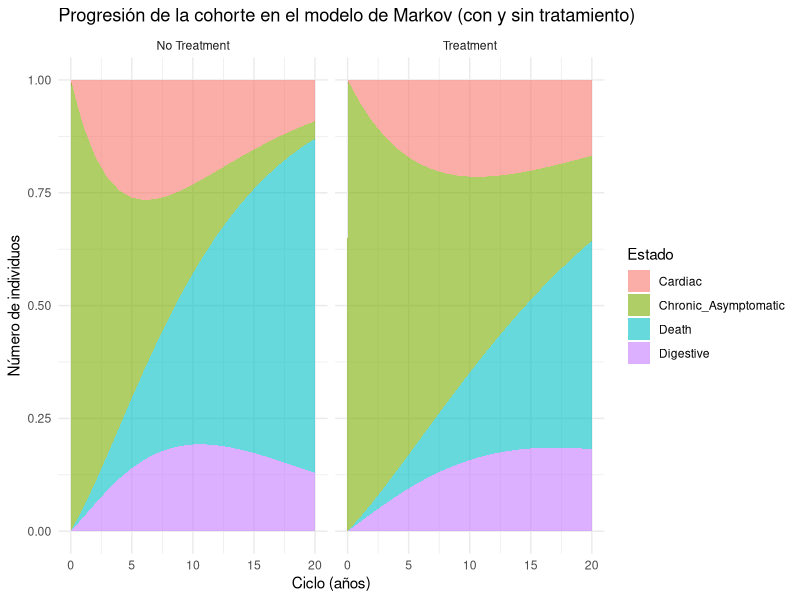
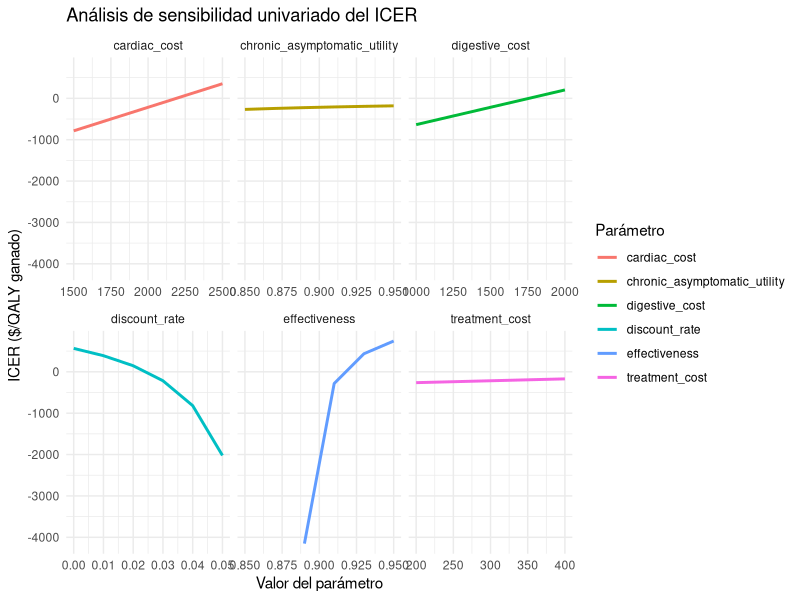
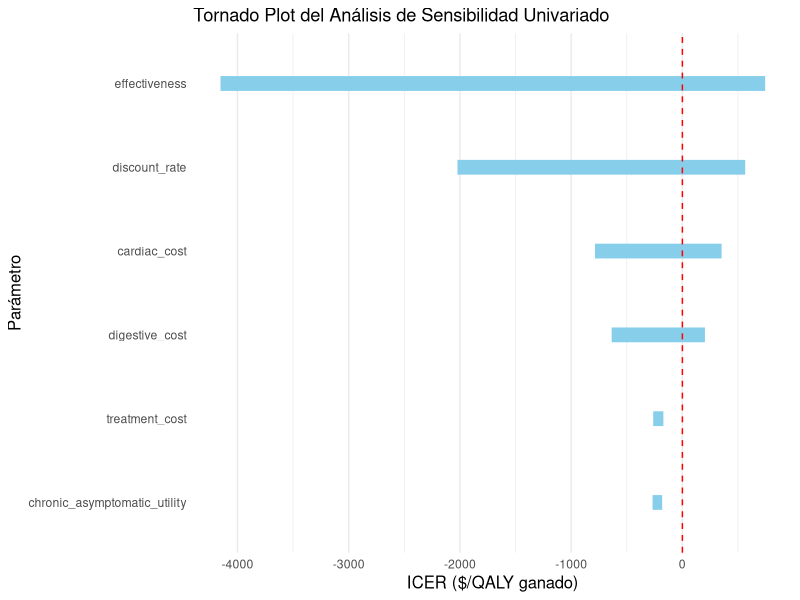

Generate these figures, in order, with R: (Note: this script raises an error after producing the figures.)
## ---- chunk 1
knitr::opts_chunk$set(echo = TRUE)
## ---- chunk 2
# Paquetes necesarios
library(dplyr)
library(ggplot2)
library(MASS)
## ---- chunk 3
# Definir parámetros del modelo
horizon <- 20            # Horizonte temporal (en años)
cycle_length <- 1        # Longitud de cada ciclo (en años)
discount_rate <- 0.03    # Tasa de descuento anual

# Estados de salud
states <- c("Chronic_Asymptomatic", "Cardiac", "Digestive", "Death")

# Probabilidades de transición para el brazo SIN intervención
transition_matrix_no_treatment <- matrix(
  c(0.85, 0.10, 0.03, 0.02,  # De Chronic_Asymptomatic
    0.00, 0.85, 0.10, 0.05,  # De Cardiac
    0.00, 0.00, 0.85, 0.15,  # De Digestive
    0.00, 0.00, 0.00, 1.00), # De Death
  byrow = TRUE,
  nrow = length(states),
  dimnames = list(states, states)
)

# Probabilidades de transición para el brazo CON tratamiento (Benznidazol)
transition_matrix_treatment <- matrix(
  c(0.92, 0.05, 0.02, 0.01,  # De Chronic_Asymptomatic (mayor estabilidad)
    0.00, 0.90, 0.07, 0.03,  # De Cardiac (menor progresión)
    0.00, 0.00, 0.90, 0.10,  # De Digestive (menor progresión)
    0.00, 0.00, 0.00, 1.00), # De Death
  byrow = TRUE,
  nrow = length(states),
  dimnames = list(states, states)
)

# Costos y utilidades asociadas a cada estado
costs <- c(Chronic_Asymptomatic = 100, Cardiac = 2000, Digestive = 1500, Death = 0)
utilities <- c(Chronic_Asymptomatic = 0.90, Cardiac = 0.50, Digestive = 0.60, Death = 0.00)

# Costo adicional del tratamiento con benznidazol
treatment_cost <- 300  # Costo único del tratamiento por paciente (USD)

# Estado inicial de la cohorte (todos inician en Chronic_Asymptomatic)
initial_cohort <- c(1, 0, 0, 0)  # 100% comienza en Chronic_Asymptomatic

# Crear matrices para almacenar resultados
state_counts_no_treatment <- matrix(0, nrow = horizon + 1, ncol = length(states))
state_counts_treatment <- matrix(0, nrow = horizon + 1, ncol = length(states))
state_counts_no_treatment[1, ] <- initial_cohort
state_counts_treatment[1, ] <- initial_cohort

total_costs_no_treatment <- numeric(horizon)
total_costs_treatment <- numeric(horizon)
total_QALYs_no_treatment <- numeric(horizon)
total_QALYs_treatment <- numeric(horizon)

# Simulación del modelo de Markov
for (cycle in 1:horizon) {
  # Sin tratamiento
  state_counts_no_treatment[cycle + 1, ] <- state_counts_no_treatment[cycle, ] %*% transition_matrix_no_treatment
  total_costs_no_treatment[cycle] <- sum(state_counts_no_treatment[cycle, ] * costs)
  total_QALYs_no_treatment[cycle] <- sum(state_counts_no_treatment[cycle, ] * utilities)
  
  # Con tratamiento
  state_counts_treatment[cycle + 1, ] <- state_counts_treatment[cycle, ] %*% transition_matrix_treatment
  total_costs_treatment[cycle] <- sum(state_counts_treatment[cycle, ] * costs)
  total_QALYs_treatment[cycle] <- sum(state_counts_treatment[cycle, ] * utilities)
}

# Agregar el costo único del tratamiento en el primer ciclo para el brazo de intervención
total_costs_treatment[1] <- total_costs_treatment[1] + sum(initial_cohort) * treatment_cost

# Descuento de costos y QALYs
discount_factors <- (1 / (1 + discount_rate))^(0:(horizon - 1))
discounted_costs_no_treatment <- total_costs_no_treatment * discount_factors
discounted_costs_treatment <- total_costs_treatment * discount_factors
discounted_QALYs_no_treatment <- total_QALYs_no_treatment * discount_factors
discounted_QALYs_treatment <- total_QALYs_treatment * discount_factors

# Resultados acumulados
total_cost_no_treatment <- sum(discounted_costs_no_treatment)
total_cost_treatment <- sum(discounted_costs_treatment)
total_QALY_no_treatment <- sum(discounted_QALYs_no_treatment)
total_QALY_treatment <- sum(discounted_QALYs_treatment)

# Imprimir resultados
cat("Brazo sin tratamiento:\n")
cat("Costos totales descontados: $", round(total_cost_no_treatment, 2), "\n")
cat("QALYs totales descontados: ", round(total_QALY_no_treatment, 2), "\n\n")

cat("Brazo con tratamiento (Benznidazol):\n")
cat("Costos totales descontados: $", round(total_cost_treatment, 2), "\n")
cat("QALYs totales descontados: ", round(total_QALY_treatment, 2), "\n")
## ---- chunk 4
# Visualización de la progresión de la cohorte en ambos brazos
state_counts_df_no_treatment <- as.data.frame(state_counts_no_treatment)
state_counts_df_treatment <- as.data.frame(state_counts_treatment)
colnames(state_counts_df_no_treatment) <- states
colnames(state_counts_df_treatment) <- states
state_counts_df_no_treatment$Cycle <- 0:horizon
state_counts_df_treatment$Cycle <- 0:horizon

state_counts_long_no_treatment <- state_counts_df_no_treatment %>%
  tidyr::pivot_longer(cols = -Cycle, names_to = "State", values_to = "Count") %>%
  mutate(Arm = "No Treatment")

state_counts_long_treatment <- state_counts_df_treatment %>%
  tidyr::pivot_longer(cols = -Cycle, names_to = "State", values_to = "Count") %>%
  mutate(Arm = "Treatment")

state_counts_long <- bind_rows(state_counts_long_no_treatment, state_counts_long_treatment)

ggplot(state_counts_long, aes(x = Cycle, y = Count, fill = State)) +
  geom_area(alpha = 0.6) +
  facet_wrap(~Arm) +
  labs(
    title = "Progresión de la cohorte en el modelo de Markov (con y sin tratamiento)",
    x = "Ciclo (años)",
    y = "Número de individuos",
    fill = "Estado"
  ) +
  theme_minimal()
## ---- chunk 5
# Cálculo de los ICER
incremental_cost <- total_cost_treatment - total_cost_no_treatment
incremental_QALY <- total_QALY_treatment - total_QALY_no_treatment

if (incremental_QALY > 0) {
  ICER <- incremental_cost / incremental_QALY
  cat("ICER: $", round(ICER, 2), " por QALY ganado\n")
} else {
  cat("No se puede calcular el ICER porque el tratamiento no genera más QALYs.\n")
}

# Resumen de resultados
cat("\nResumen de resultados:\n")
cat("Costos totales (sin tratamiento): $", round(total_cost_no_treatment, 2), "\n")
cat("QALYs totales (sin tratamiento): ", round(total_QALY_no_treatment, 2), "\n")
cat("Costos totales (con tratamiento): $", round(total_cost_treatment, 2), "\n")
cat("QALYs totales (con tratamiento): ", round(total_QALY_treatment, 2), "\n")
cat("Incremento en costos: $", round(incremental_cost, 2), "\n")
cat("Incremento en QALYs: ", round(incremental_QALY, 2), "\n")
## ---- chunk 6
# Rango de parámetros a evaluar
sensitivity_params <- list(
  treatment_cost = seq(200, 400, by = 50),                       # Costo del tratamiento
  effectiveness = seq(0.85, 0.95, by = 0.02),                   # Efectividad del tratamiento
  discount_rate = seq(0, 0.05, by = 0.01),                      # Tasa de descuento
  cardiac_cost = seq(1500, 2500, by = 250),                     # Costo de Cardiac
  digestive_cost = seq(1000, 2000, by = 250),                   # Costo de Digestive
  chronic_asymptomatic_utility = seq(0.85, 0.95, by = 0.02)     # Utilidad de Chronic_Asymptomatic
)

# Función para ejecutar el modelo y calcular el ICER dado un parámetro ajustado
calculate_ICER <- function(param_name, param_value) {
  # Ajustar parámetros según el análisis de sensibilidad
  if (param_name == "treatment_cost") {
    treatment_cost <- param_value
  } else if (param_name == "effectiveness") {
    transition_matrix_treatment <- matrix(
      c(param_value, 0.05, 0.02, 0.01,  # De Chronic_Asymptomatic
        0.00, param_value, 0.07, 0.03,  # De Cardiac
        0.00, 0.00, param_value, 0.10,  # De Digestive
        0.00, 0.00, 0.00, 1.00),       # De Death
      byrow = TRUE,
      nrow = length(states),
      dimnames = list(states, states)
    )
  } else if (param_name == "discount_rate") {
    discount_rate <- param_value
  } else if (param_name == "cardiac_cost") {
    costs["Cardiac"] <- param_value
  } else if (param_name == "digestive_cost") {
    costs["Digestive"] <- param_value
  } else if (param_name == "chronic_asymptomatic_utility") {
    utilities["Chronic_Asymptomatic"] <- param_value
  }
  
  # Recalcular costos y QALYs en el brazo de tratamiento
  state_counts_treatment <- matrix(0, nrow = horizon + 1, ncol = length(states))
  state_counts_treatment[1, ] <- initial_cohort
  total_costs_treatment <- numeric(horizon)
  total_QALYs_treatment <- numeric(horizon)
  
  for (cycle in 1:horizon) {
    state_counts_treatment[cycle + 1, ] <- state_counts_treatment[cycle, ] %*% transition_matrix_treatment
    total_costs_treatment[cycle] <- sum(state_counts_treatment[cycle, ] * costs)
    total_QALYs_treatment[cycle] <- sum(state_counts_treatment[cycle, ] * utilities)
  }
  
  total_costs_treatment[1] <- total_costs_treatment[1] + sum(initial_cohort) * treatment_cost
  discounted_costs_treatment <- total_costs_treatment * (1 / (1 + discount_rate))^(0:(horizon - 1))
  discounted_QALYs_treatment <- total_QALYs_treatment * (1 / (1 + discount_rate))^(0:(horizon - 1))
  
  total_cost_treatment <- sum(discounted_costs_treatment)
  total_QALY_treatment <- sum(discounted_QALYs_treatment)
  
  # Cálculo del ICER
  incremental_cost <- total_cost_treatment - total_cost_no_treatment
  incremental_QALY <- total_QALY_treatment - total_QALY_no_treatment
  ICER <- ifelse(incremental_QALY > 0, incremental_cost / incremental_QALY, NA)
  
  return(ICER)
}

# Evaluar ICER para cada parámetro y valor en el rango definido
sensitivity_results <- list()

for (param_name in names(sensitivity_params)) {
  param_values <- sensitivity_params[[param_name]]
  ICERs <- sapply(param_values, function(param_value) calculate_ICER(param_name, param_value))
  sensitivity_results[[param_name]] <- data.frame(Parameter = param_name, Value = param_values, ICER = ICERs)
}

# Combinar resultados en un solo data frame
sensitivity_results_df <- do.call(rbind, sensitivity_results)

# Visualización del análisis de sensibilidad
ggplot(sensitivity_results_df, aes(x = Value, y = ICER, color = Parameter)) +
  geom_line(size = 1) +
  facet_wrap(~ Parameter, scales = "free_x") +
  labs(
    title = "Análisis de sensibilidad univariado del ICER",
    x = "Valor del parámetro",
    y = "ICER ($/QALY ganado)",
    color = "Parámetro"
  ) +
  theme_minimal()

## ---- chunk 7
# Calcular los valores mínimos y máximos del ICER para cada parámetro
tornado_data <- sensitivity_results_df %>%
  group_by(Parameter) %>%
  summarise(
    Min_ICER = min(ICER, na.rm = TRUE),
    Max_ICER = max(ICER, na.rm = TRUE)
  ) %>%
  mutate(
    Range = Max_ICER - Min_ICER,
    Parameter = reorder(Parameter, Range)  # Ordenar los parámetros por rango
  )

# Tornado plot using geom_segment
ggplot(tornado_data, aes(y = Parameter)) +
  geom_segment(aes(x = Min_ICER, xend = Max_ICER, y = Parameter, yend = Parameter), 
               size = 5, color = "skyblue") +
  geom_vline(xintercept = 0, linetype = "dashed", color = "red") +
  labs(
    title = "Tornado Plot del Análisis de Sensibilidad Univariado",
    x = "ICER ($/QALY ganado)",
    y = "Parámetro"
  ) +
  theme_minimal() +
  theme(panel.grid.major.y = element_blank(), # Remove horizontal grid lines
        axis.title.y = element_text(size = 12),
        axis.title.x = element_text(size = 12))

## ---- chunk 8
# Definir los estados de salud
states <- c("Chronic_Asymptomatic", "Cardiac", "Digestive", "Death")

# Inicializar cohort inicial
initial_cohort <- c(1, 0, 0, 0)  # Suponiendo que todos comienzan en "Chronic_Asymptomatic"

# Simulaciones de parámetros (asegurarse de que todos tengan las mismas longitudes)
n_simulations <- 1000

# Definir las distribuciones para los parámetros (costos, efectividad, etc.)
set.seed(123)

# Definir distribuciones para los parámetros
cost_treatment_mean <- 300
cost_treatment_sd <- 50
cost_cardio_mean <- 2000
cost_cardio_sd <- 500
cost_digestive_mean <- 1500
cost_digestive_sd <- 300
effectiveness_mean <- 0.9
effectiveness_sd <- 0.03

# Simulaciones de parámetros
cost_treatment <- rnorm(n_simulations, mean = cost_treatment_mean, sd = cost_treatment_sd)
cost_cardio <- rnorm(n_simulations, mean = cost_cardio_mean, sd = cost_cardio_sd)
cost_digestive <- rnorm(n_simulations, mean = cost_digestive_mean, sd = cost_digestive_sd)
effectiveness <- rnorm(n_simulations, mean = effectiveness_mean, sd = effectiveness_sd)
effectiveness <- pmin(pmax(effectiveness, 0.85), 0.95)  # Asegurarse de que esté dentro de los límites [0.85, 0.95]

# Simulaciones de tasa de descuento
discount_rate <- runif(n_simulations, min = 0, max = 0.05)

# Simulaciones de utilidades
utility_chronic_asymptomatic <- rnorm(n_simulations, mean = 0.90, sd = 0.05)
utility_cardio <- rnorm(n_simulations, mean = 0.70, sd = 0.05)
utility_digestive <- rnorm(n_simulations, mean = 0.60, sd = 0.05)

# Matriz de transición
transition_matrix_treatment <- matrix(
  c(effectiveness, 0.05, 0.02, 0.01,  # De Chronic_Asymptomatic
    0.00, effectiveness, 0.07, 0.03,  # De Cardiac
    0.00, 0.00, effectiveness, 0.10,  # De Digestive
    0.00, 0.00, 0.00, 1.00),         # De Death
  byrow = TRUE,
  nrow = length(states),
  dimnames = list(states, states)
)

# Inicializar vectores para los resultados del ICER
ICER_results <- numeric(n_simulations)

# Ejecutar las simulaciones
for (i in 1:n_simulations) {
  # Asignar los valores de parámetros para cada simulación
  treatment_cost <- cost_treatment[i]
  cardio_cost <- cost_cardio[i]
  digestive_cost <- cost_digestive[i]
  effectiveness_rate <- effectiveness[i]
  discount <- discount_rate[i]
  
  # Asignar costos y utilidades
  costs <- c(Chronic_Asymptomatic = treatment_cost, 
             Cardiac = cardio_cost,
             Digestive = digestive_cost)
  
  utilities <- c(Chronic_Asymptomatic = utility_chronic_asymptomatic[i], 
                 Cardiac = utility_cardio[i], 
                 Digestive = utility_digestive[i])
  
  # Inicializar la matriz de estados
  state_counts_treatment <- matrix(0, nrow = horizon + 1, ncol = length(states))
  state_counts_treatment[1, ] <- initial_cohort
  
  # Inicializar los vectores de costos y QALYs
  total_costs_treatment <- numeric(horizon)
  total_QALYs_treatment <- numeric(horizon)
  
  # Ejecutar la simulación por cada ciclo
  for (cycle in 1:horizon) {
    # Multiplicar el vector de estado por la matriz de transición
    state_counts_treatment[cycle + 1, ] <- state_counts_treatment[cycle, ] %*% transition_matrix_treatment
    
    # Calcular el costo total y los QALYs en cada ciclo
    total_costs_treatment[cycle] <- sum(state_counts_treatment[cycle, ] * costs)
    total_QALYs_treatment[cycle] <- sum(state_counts_treatment[cycle, ] * utilities)
  }
  
  # Descuento de costos y QALYs
  discounted_costs_treatment <- total_costs_treatment * (1 / (1 + discount))^(0:(horizon - 1))
  discounted_QALYs_treatment <- total_QALYs_treatment * (1 / (1 + discount))^(0:(horizon - 1))
  
  # Calcular el costo total y QALY total
  total_cost_treatment <- sum(discounted_costs_treatment)
  total_QALY_treatment <- sum(discounted_QALYs_treatment)
  
  # Calcular el ICER para esta simulación
  incremental_cost <- total_cost_treatment - total_cost_no_treatment
  incremental_QALY <- total_QALY_treatment - total_QALY_no_treatment
  ICER_results[i] <- ifelse(incremental_QALY > 0, incremental_cost / incremental_QALY, NA)
}

# Visualizar los resultados del ICER
summary(ICER_results)

# Histograma de ICER
ggplot(data.frame(ICER = ICER_results), aes(x = ICER)) +
  geom_histogram(binwidth = 1000, fill = "skyblue", color = "black", alpha = 0.7) +
  labs(title = "Distribución del ICER en el Análisis de Sensibilidad Probabilística",
       x = "ICER ($/QALY ganado)", y = "Frecuencia") +
  theme_minimal()

